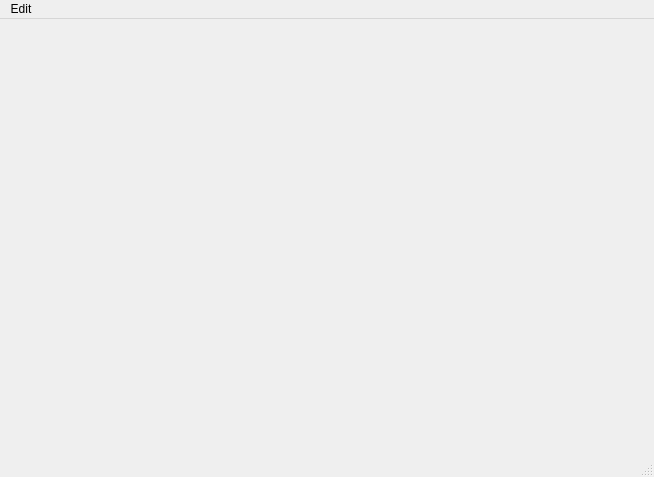
<?xml version="1.0" encoding="UTF-8"?>
<ui version="4.0">
 <class>MainWindowForBevelTool</class>
 <widget class="QMainWindow" name="MainWindowForBevelTool">
  <property name="geometry">
   <rect>
    <x>0</x>
    <y>0</y>
    <width>654</width>
    <height>477</height>
   </rect>
  </property>
  <property name="windowTitle">
   <string>MainWindow</string>
  </property>
  <widget class="QWidget" name="centralwidget"/>
  <widget class="QMenuBar" name="menubar">
   <property name="geometry">
    <rect>
     <x>0</x>
     <y>0</y>
     <width>654</width>
     <height>23</height>
    </rect>
   </property>
   <widget class="QMenu" name="menuEdit">
    <property name="title">
     <string>Edit</string>
    </property>
    <addaction name="simpleBevelOptionsAction"/>
    <addaction name="fullBevelOptionsAction"/>
    <addaction name="bevelSetEditorAction"/>
   </widget>
   <addaction name="menuEdit"/>
  </widget>
  <widget class="QStatusBar" name="statusbar"/>
  <action name="simpleBevelOptionsAction">
   <property name="checkable">
    <bool>true</bool>
   </property>
   <property name="checked">
    <bool>false</bool>
   </property>
   <property name="text">
    <string>Simple bevel options</string>
   </property>
   <property name="shortcutContext">
    <enum>Qt::WidgetWithChildrenShortcut</enum>
   </property>
  </action>
  <action name="fullBevelOptionsAction">
   <property name="checkable">
    <bool>true</bool>
   </property>
   <property name="text">
    <string>Full bevel options</string>
   </property>
  </action>
  <action name="hardEdgesAction">
   <property name="text">
    <string>Hard edges</string>
   </property>
  </action>
  <action name="bevelSetEditorAction">
   <property name="checkable">
    <bool>true</bool>
   </property>
   <property name="text">
    <string>Bevel set editor</string>
   </property>
  </action>
 </widget>
 <resources/>
 <connections/>
</ui>
